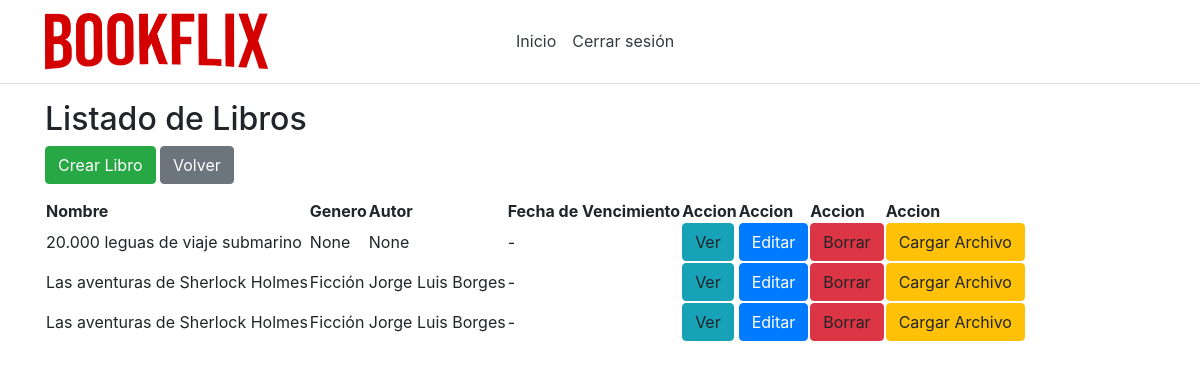
The page /listBooks/ (signed in) on the database its author committed.
### app/models.py (models this page shows, shortened)
class Libro(models.Model):
    id = models.AutoField(primary_key=True)
    nombre = models.CharField(max_length=50,unique=True)
    isbn = models.IntegerField(unique=True)
    idAutor = models.ForeignKey(Autor,on_delete=models.CASCADE,null=True)
    idGenero = models.ForeignKey(Genero,on_delete=models.CASCADE,null=True)
    idEditorial = models.ForeignKey(Editorial,on_delete=models.CASCADE,null=True)
    descripcion = models.CharField(max_length=1000)
    foto = models.ImageField(upload_to='images/',null=True,blank=True)
    vistos = models.IntegerField(null=True, default=0)
    ultimoCapitulo = models.BooleanField(default=False)

class Genero(models.Model):
    id = models.AutoField(primary_key=True)
    nombre = models.CharField(max_length=50,unique=True)
    def __str__(self):
        return self.nombre

class Autor(models.Model):
    id = models.AutoField(primary_key=True)
    nombre = models.CharField(max_length=50,unique=True)
    def __str__(self):
        return self.nombre

### app/views.py (the view)
# urls.py: path('listBooks/', views.listBooks),
def listBooks(request):
    libros = Libro.objects.all().order_by('vistos')
    return render(request, "shared/listOfBooks.html", {'libros': libros})

### app/models.py (called while the page is built)
    @property
    def is_active(self):
        return self.active

    @property
    def is_superuser(self):
        return self.superuser

### app/templates/shared/listOfBooks.html (shortened to what this page needs)
{% extends 'default/layout.html' %}
{% block admin %}
<h2>Listado de Libros</h2>
<div class="btn-group" role="group" aria-label="Basic example">
<form method="get" action="/createBook">
    <button class="btn btn-success" type="submit">Crear Libro</button>
  </form>
<form method="get" action="/inicio">
    <button class="btn btn-secondary" type="submit">Volver</button>
</form>
</div>
<table>
    <thead>
        <tr>
            <th>Nombre</th>
            <th>Genero</th>
            <th>Autor</th>
            <th>Fecha de Vencimiento</th>
            <th>Accion</th>
            <th>Accion</th>
            <th>Accion</th>
            <th>Accion</th>
        </tr>
    </thead>
    <tbody>
        {% for libro in libros %}
        <tr>
            <td>{{ libro.nombre }}</td>
            <td>{{ libro.idGenero }}</td>
            <td>{{ libro.idAutor }}</td>
            <td>-</td>
            <td><a class="btn btn-info" role="button" >Ver</a></td>
            <td><a class="btn btn-primary" role="button" href="/editBook/{{ libro.id }}">Editar</a></td>
            <td><a class="btn btn-danger" role="button" >Borrar</a></td>
            <td><a class="btn btn-warning" role="button" >Cargar Archivo</a></td>
        </tr>
        {% endfor %}
    </tbody>
</table>
{% endblock %}

### rows shown on the page
Libro: nombre "20.000 leguas de viaje submarino", idGenero "None", idAutor "None"
Libro: nombre "Las aventuras de Sherlock Holmes", idGenero "Ficción", idAutor "Jorge Luis Borges"
Libro: nombre "Las aventuras de Sherlock Holmes", idGenero "Ficción", idAutor "Jorge Luis Borges"
